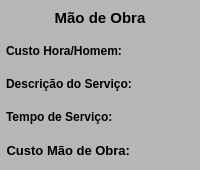
           <widget class="QWidget" name="widget_MaoObra" native="true">
            <property name="minimumSize">
             <size>
              <width>0</width>
              <height>170</height>
             </size>
            </property>
            <property name="maximumSize">
             <size>
              <width>16777215</width>
              <height>170</height>
             </size>
            </property>
            <property name="styleSheet">
             <string notr="true">background-color: rgb(182, 182, 182);</string>
            </property>
            <layout class="QVBoxLayout" name="verticalLayout_6">
             <property name="spacing">
              <number>1</number>
             </property>
             <property name="leftMargin">
              <number>1</number>
             </property>
             <property name="topMargin">
              <number>1</number>
             </property>
             <property name="rightMargin">
              <number>1</number>
             </property>
             <property name="bottomMargin">
              <number>3</number>
             </property>
             <item>
              <widget class="QWidget" name="widget_17" native="true">
               <property name="minimumSize">
                <size>
                 <width>0</width>
                 <height>30</height>
                </size>
               </property>
               <property name="maximumSize">
                <size>
                 <width>16777215</width>
                 <height>30</height>
                </size>
               </property>
               <layout class="QHBoxLayout" name="horizontalLayout_8" stretch="0">
                <property name="spacing">
                 <number>5</number>
                </property>
                <property name="leftMargin">
                 <number>5</number>
                </property>
                <property name="topMargin">
                 <number>3</number>
                </property>
                <property name="rightMargin">
                 <number>5</number>
                </property>
                <property name="bottomMargin">
                 <number>3</number>
                </property>
                <item>
                 <widget class="QLabel" name="label_63">
                  <property name="maximumSize">
                   <size>
                    <width>16777215</width>
                    <height>16777215</height>
                   </size>
                  </property>
                  <property name="font">
                   <font>
                    <pointsize>11</pointsize>
                    <weight>75</weight>
                    <bold>true</bold>
                   </font>
                  </property>
                  <property name="text">
                   <string>Mão de Obra</string>
                  </property>
                  <property name="alignment">
                   <set>Qt::AlignCenter</set>
                  </property>
                 </widget>
                </item>
               </layout>
              </widget>
             </item>
             <item>
              <widget class="QWidget" name="widget_11" native="true">
               <property name="minimumSize">
                <size>
                 <width>0</width>
                 <height>30</height>
                </size>
               </property>
               <property name="maximumSize">
                <size>
                 <width>16777215</width>
                 <height>30</height>
                </size>
               </property>
               <layout class="QHBoxLayout" name="horizontalLayout_5">
                <property name="spacing">
                 <number>5</number>
                </property>
                <property name="leftMargin">
                 <number>5</number>
                </property>
                <property name="topMargin">
                 <number>3</number>
                </property>
                <property name="rightMargin">
                 <number>5</number>
                </property>
                <property name="bottomMargin">
                 <number>3</number>
                </property>
                <item>
                 <widget class="QLabel" name="label_62">
                  <property name="minimumSize">
                   <size>
                    <width>0</width>
                    <height>0</height>
                   </size>
                  </property>
                  <property name="maximumSize">
                   <size>
                    <width>16777215</width>
                    <height>16777215</height>
                   </size>
                  </property>
                  <property name="font">
                   <font>
                    <pointsize>9</pointsize>
                    <weight>75</weight>
                    <bold>true</bold>
                   </font>
                  </property>
                  <property name="text">
                   <string>Custo Hora/Homem:</string>
                  </property>
                  <property name="alignment">
                   <set>Qt::AlignLeading|Qt::AlignLeft|Qt::AlignVCenter</set>
                  </property>
                 </widget>
                </item>
                <item>
                 <widget class="QLabel" name="label_custo_Mao">
                  <property name="font">
                   <font>
                    <pointsize>9</pointsize>
                    <weight>75</weight>
                    <bold>true</bold>
                   </font>
                  </property>
                  <property name="text">
                   <string/>
                  </property>
                  <property name="alignment">
                   <set>Qt::AlignRight|Qt::AlignTrailing|Qt::AlignVCenter</set>
                  </property>
                 </widget>
                </item>
               </layout>
              </widget>
             </item>
             <item>
              <widget class="QWidget" name="widget_18" native="true">
               <property name="minimumSize">
                <size>
                 <width>0</width>
                 <height>30</height>
                </size>
               </property>
               <property name="maximumSize">
                <size>
                 <width>16777215</width>
                 <height>30</height>
                </size>
               </property>
               <layout class="QHBoxLayout" name="horizontalLayout_9">
                <property name="spacing">
                 <number>5</number>
                </property>
                <property name="leftMargin">
                 <number>5</number>
                </property>
                <property name="topMargin">
                 <number>3</number>
                </property>
                <property name="rightMargin">
                 <number>5</number>
                </property>
                <property name="bottomMargin">
                 <number>3</number>
                </property>
                <item>
                 <widget class="QLabel" name="label_67">
                  <property name="minimumSize">
                   <size>
                    <width>130</width>
                    <height>0</height>
                   </size>
                  </property>
                  <property name="maximumSize">
                   <size>
                    <width>130</width>
                    <height>16777215</height>
                   </size>
                  </property>
                  <property name="font">
                   <font>
                    <pointsize>9</pointsize>
                    <weight>75</weight>
                    <bold>true</bold>
                   </font>
                  </property>
                  <property name="text">
                   <string>Descrição do Serviço:</string>
                  </property>
                  <property name="alignment">
                   <set>Qt::AlignLeading|Qt::AlignLeft|Qt::AlignVCenter</set>
                  </property>
                 </widget>
                </item>
                <item>
                 <widget class="QLabel" name="label_Descricao_Mao">
                  <property name="font">
                   <font>
                    <pointsize>9</pointsize>
                    <weight>75</weight>
                    <bold>true</bold>
                   </font>
                  </property>
                  <property name="text">
                   <string/>
                  </property>
                  <property name="alignment">
                   <set>Qt::AlignRight|Qt::AlignTrailing|Qt::AlignVCenter</set>
                  </property>
                 </widget>
                </item>
               </layout>
              </widget>
             </item>
             <item>
              <widget class="QWidget" name="widget_13" native="true">
               <property name="minimumSize">
                <size>
                 <width>0</width>
                 <height>30</height>
                </size>
               </property>
               <property name="maximumSize">
                <size>
                 <width>16777215</width>
                 <height>30</height>
                </size>
               </property>
               <layout class="QHBoxLayout" name="horizontalLayout_6">
                <property name="spacing">
                 <number>5</number>
                </property>
                <property name="leftMargin">
                 <number>5</number>
                </property>
                <property name="topMargin">
                 <number>3</number>
                </property>
                <property name="rightMargin">
                 <number>5</number>
                </property>
                <property name="bottomMargin">
                 <number>3</number>
                </property>
                <item>
                 <widget class="QLabel" name="label_64">
                  <property name="minimumSize">
                   <size>
                    <width>0</width>
                    <height>0</height>
                   </size>
                  </property>
                  <property name="maximumSize">
                   <size>
                    <width>16777215</width>
                    <height>16777215</height>
                   </size>
                  </property>
                  <property name="font">
                   <font>
                    <pointsize>9</pointsize>
                    <weight>75</weight>
                    <bold>true</bold>
                   </font>
                  </property>
                  <property name="text">
                   <string>Tempo de Serviço:</string>
                  </property>
                  <property name="alignment">
                   <set>Qt::AlignLeading|Qt::AlignLeft|Qt::AlignVCenter</set>
                  </property>
                 </widget>
                </item>
                <item>
                 <widget class="QLabel" name="label_Tempo_Mao">
                  <property name="font">
                   <font>
                    <pointsize>9</pointsize>
                    <weight>75</weight>
                    <bold>true</bold>
                   </font>
                  </property>
                  <property name="text">
                   <string/>
                  </property>
                  <property name="alignment">
                   <set>Qt::AlignRight|Qt::AlignTrailing|Qt::AlignVCenter</set>
                  </property>
                 </widget>
                </item>
               </layout>
              </widget>
             </item>
             <item>
              <widget class="QWidget" name="widget_Total_Mao" native="true">
               <property name="minimumSize">
                <size>
                 <width>0</width>
                 <height>30</height>
                </size>
               </property>
               <property name="maximumSize">
                <size>
                 <width>16777215</width>
                 <height>30</height>
                </size>
               </property>
               <property name="styleSheet">
                <string notr="true"/>
               </property>
               <layout class="QHBoxLayout" name="horizontalLayout_7">
                <property name="spacing">
                 <number>10</number>
                </property>
                <property name="leftMargin">
                 <number>5</number>
                </property>
                <property name="topMargin">
                 <number>3</number>
                </property>
                <property name="rightMargin">
                 <number>5</number>
                </property>
                <property name="bottomMargin">
                 <number>3</number>
                </property>
                <item>
                 <widget class="QLabel" name="label_65">
                  <property name="minimumSize">
                   <size>
                    <width>0</width>
                    <height>0</height>
                   </size>
                  </property>
                  <property name="maximumSize">
                   <size>
                    <width>16777215</width>
                    <height>16777215</height>
                   </size>
                  </property>
                  <property name="font">
                   <font>
                    <pointsize>10</pointsize>
                    <weight>75</weight>
                    <bold>true</bold>
                   </font>
                  </property>
                  <property name="text">
                   <string>Custo Mão de Obra:</string>
                  </property>
                  <property name="alignment">
                   <set>Qt::AlignRight|Qt::AlignTrailing|Qt::AlignVCenter</set>
                  </property>
                 </widget>
                </item>
                <item>
                 <widget class="QLabel" name="label_Total_Mao">
                  <property name="font">
                   <font>
                    <pointsize>9</pointsize>
                    <weight>75</weight>
                    <bold>true</bold>
                   </font>
                  </property>
                  <property name="text">
                   <string/>
                  </property>
                  <property name="alignment">
                   <set>Qt::AlignRight|Qt::AlignTrailing|Qt::AlignVCenter</set>
                  </property>
                 </widget>
                </item>
               </layout>
              </widget>
             </item>
            </layout>
           </widget>
